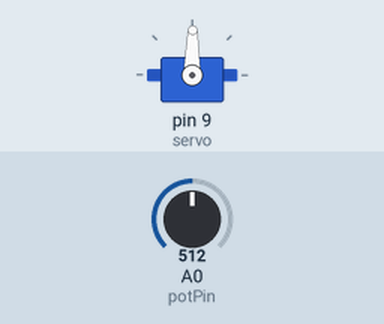
This sketch was run on a simulated Arduino Uno, built with avr-gcc and run on an emulated ATmega328P. Parts: servo. The test bench sets the inputs (shaded band); at power-on: A0 (potPin) = 512.

Above: at 1.2 s.
1.3 s: A0 (potPin) set to 716
At 1.8 s:
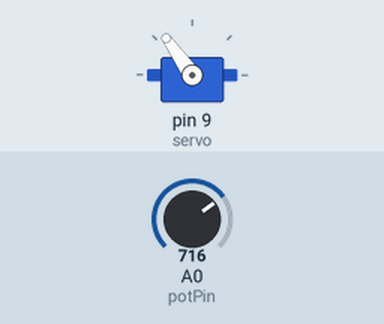
2.8 s: A0 (potPin) set to 900
At 3.9 s:
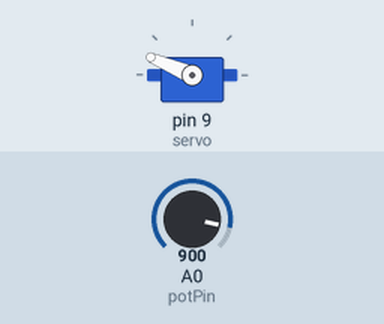
4.3 s: A0 (potPin) set to 1023
At 5.3 s:
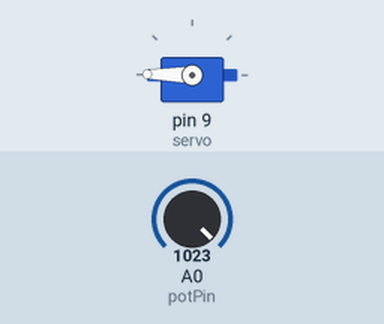
5.8 s: A0 (potPin) set to 306
At 6.2 s:
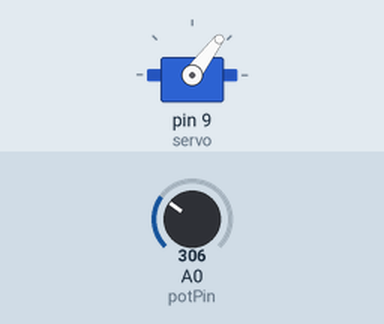
7.3 s: A0 (potPin) set to 122
At 7.6 s:
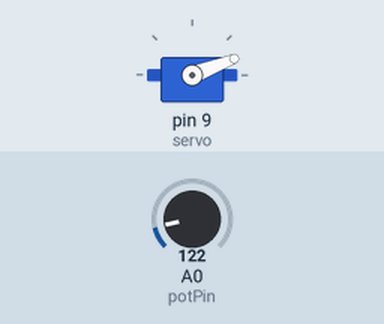
8.8 s: A0 (potPin) set to 511
At 9.6 s:
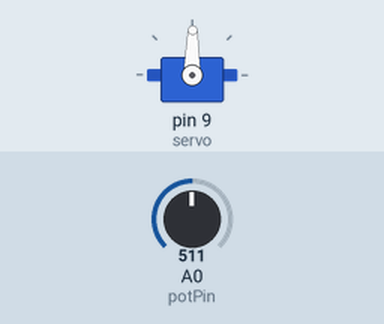
Timing chart, 0 to 11.3 s (numbered marks = the images above; inputs shaded):
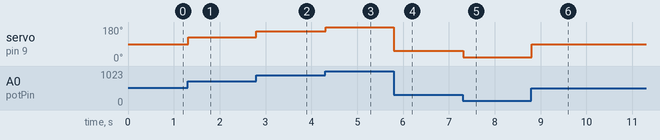

Measured:
- after the input at 1.3 s, servo on pin 9 (servo): 89° → 125° at once
- after the input at 2.8 s, servo on pin 9 (servo): 125° → 157° at once
- after the input at 4.3 s, servo on pin 9 (servo): 157° → 179° at once
- after the input at 5.8 s, servo on pin 9 (servo): 179° → 53° at once
- after the input at 7.3 s, servo on pin 9 (servo): 53° → 21° at once
- after the input at 8.8 s, servo on pin 9 (servo): 21° → 89° at once

The sketch:

sketch_dec26a.ino
```cpp
#include <Servo.h>
Servo servo;
int const potPin = A0;
int potVal;
int angle;

void setup(){
  servo.attach(9);
}

void loop(){
  potVal = analogRead(potPin);
  angle = map(potVal, 0, 1023, 0, 179);
  servo.write(angle);
  delay(15);
}
```
